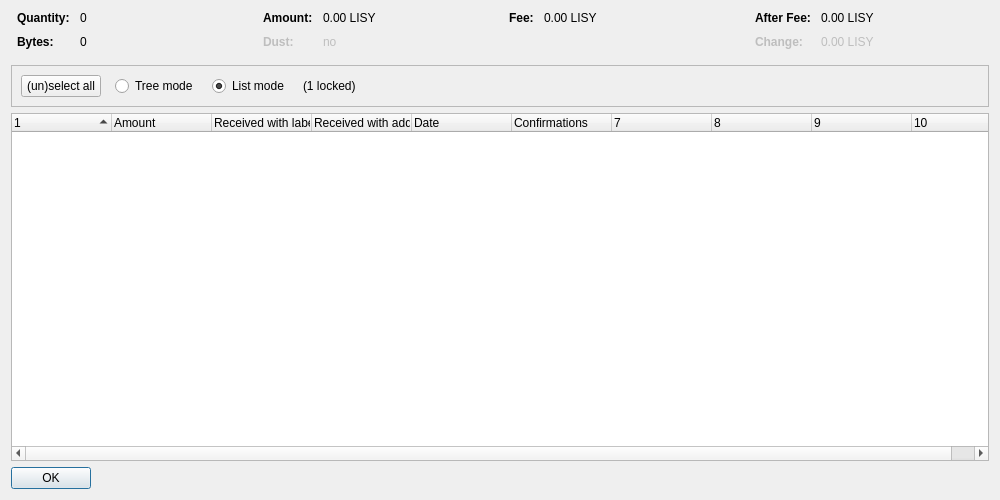
<?xml version="1.0" encoding="UTF-8"?>
<ui version="4.0">
 <class>CoinControlDialog</class>
 <widget class="QDialog" name="CoinControlDialog">
  <property name="geometry">
   <rect>
    <x>0</x>
    <y>0</y>
    <width>1000</width>
    <height>500</height>
   </rect>
  </property>
  <property name="windowTitle">
   <string>Coin Selection</string>
  </property>
  <layout class="QVBoxLayout" name="verticalLayout">
   <item>
    <layout class="QHBoxLayout" name="horizontalLayoutTop" stretch="0,0,0,0">
     <property name="topMargin">
      <number>0</number>
     </property>
     <property name="bottomMargin">
      <number>10</number>
     </property>
     <item>
      <layout class="QFormLayout" name="formLayoutCoinControl1">
       <property name="horizontalSpacing">
        <number>10</number>
       </property>
       <property name="verticalSpacing">
        <number>10</number>
       </property>
       <property name="leftMargin">
        <number>6</number>
       </property>
       <property name="rightMargin">
        <number>6</number>
       </property>
       <item row="0" column="0">
        <widget class="QLabel" name="labelCoinControlQuantityText">
         <property name="font">
          <font>
           <weight>75</weight>
           <bold>true</bold>
          </font>
         </property>
         <property name="text">
          <string>Quantity:</string>
         </property>
        </widget>
       </item>
       <item row="0" column="1">
        <widget class="QLabel" name="labelCoinControlQuantity">
         <property name="cursor">
          <cursorShape>IBeamCursor</cursorShape>
         </property>
         <property name="contextMenuPolicy">
          <enum>Qt::ActionsContextMenu</enum>
         </property>
         <property name="text">
          <string notr="true">0</string>
         </property>
         <property name="textInteractionFlags">
          <set>Qt::LinksAccessibleByMouse|Qt::TextSelectableByKeyboard|Qt::TextSelectableByMouse</set>
         </property>
        </widget>
       </item>
       <item row="1" column="0">
        <widget class="QLabel" name="labelCoinControlBytesText">
         <property name="font">
          <font>
           <weight>75</weight>
           <bold>true</bold>
          </font>
         </property>
         <property name="text">
          <string>Bytes:</string>
         </property>
        </widget>
       </item>
       <item row="1" column="1">
        <widget class="QLabel" name="labelCoinControlBytes">
         <property name="cursor">
          <cursorShape>IBeamCursor</cursorShape>
         </property>
         <property name="contextMenuPolicy">
          <enum>Qt::ActionsContextMenu</enum>
         </property>
         <property name="text">
          <string notr="true">0</string>
         </property>
         <property name="textInteractionFlags">
          <set>Qt::LinksAccessibleByMouse|Qt::TextSelectableByKeyboard|Qt::TextSelectableByMouse</set>
         </property>
        </widget>
       </item>
      </layout>
     </item>
     <item>
      <layout class="QFormLayout" name="formLayoutCoinControl2">
       <property name="horizontalSpacing">
        <number>10</number>
       </property>
       <property name="verticalSpacing">
        <number>10</number>
       </property>
       <property name="leftMargin">
        <number>6</number>
       </property>
       <property name="rightMargin">
        <number>6</number>
       </property>
       <item row="0" column="0">
        <widget class="QLabel" name="labelCoinControlAmountText">
         <property name="font">
          <font>
           <weight>75</weight>
           <bold>true</bold>
          </font>
         </property>
         <property name="text">
          <string>Amount:</string>
         </property>
        </widget>
       </item>
       <item row="0" column="1">
        <widget class="QLabel" name="labelCoinControlAmount">
         <property name="cursor">
          <cursorShape>IBeamCursor</cursorShape>
         </property>
         <property name="contextMenuPolicy">
          <enum>Qt::ActionsContextMenu</enum>
         </property>
         <property name="text">
          <string notr="true">0.00 LISY</string>
         </property>
         <property name="textInteractionFlags">
          <set>Qt::LinksAccessibleByMouse|Qt::TextSelectableByKeyboard|Qt::TextSelectableByMouse</set>
         </property>
        </widget>
       </item>
       <item row="1" column="0">
        <widget class="QLabel" name="labelCoinControlLowOutputText">
         <property name="enabled">
          <bool>false</bool>
         </property>
         <property name="font">
          <font>
           <weight>75</weight>
           <bold>true</bold>
          </font>
         </property>
         <property name="text">
          <string>Dust:</string>
         </property>
        </widget>
       </item>
       <item row="1" column="1">
        <widget class="QLabel" name="labelCoinControlLowOutput">
         <property name="enabled">
          <bool>false</bool>
         </property>
         <property name="cursor">
          <cursorShape>IBeamCursor</cursorShape>
         </property>
         <property name="contextMenuPolicy">
          <enum>Qt::ActionsContextMenu</enum>
         </property>
         <property name="text">
          <string notr="true">no</string>
         </property>
         <property name="textInteractionFlags">
          <set>Qt::LinksAccessibleByMouse|Qt::TextSelectableByKeyboard|Qt::TextSelectableByMouse</set>
         </property>
        </widget>
       </item>
      </layout>
     </item>
     <item>
      <layout class="QFormLayout" name="formLayoutCoinControl3">
       <property name="horizontalSpacing">
        <number>10</number>
       </property>
       <property name="verticalSpacing">
        <number>10</number>
       </property>
       <property name="leftMargin">
        <number>6</number>
       </property>
       <property name="rightMargin">
        <number>6</number>
       </property>
       <item row="0" column="0">
        <widget class="QLabel" name="labelCoinControlFeeText">
         <property name="font">
          <font>
           <weight>75</weight>
           <bold>true</bold>
          </font>
         </property>
         <property name="text">
          <string>Fee:</string>
         </property>
        </widget>
       </item>
       <item row="0" column="1">
        <widget class="QLabel" name="labelCoinControlFee">
         <property name="cursor">
          <cursorShape>IBeamCursor</cursorShape>
         </property>
         <property name="contextMenuPolicy">
          <enum>Qt::ActionsContextMenu</enum>
         </property>
         <property name="text">
          <string notr="true">0.00 LISY</string>
         </property>
         <property name="textInteractionFlags">
          <set>Qt::LinksAccessibleByMouse|Qt::TextSelectableByKeyboard|Qt::TextSelectableByMouse</set>
         </property>
        </widget>
       </item>
      </layout>
     </item>
     <item>
      <layout class="QFormLayout" name="formLayoutCoinControl4">
       <property name="horizontalSpacing">
        <number>10</number>
       </property>
       <property name="verticalSpacing">
        <number>10</number>
       </property>
       <property name="leftMargin">
        <number>6</number>
       </property>
       <property name="rightMargin">
        <number>6</number>
       </property>
       <item row="0" column="0">
        <widget class="QLabel" name="labelCoinControlAfterFeeText">
         <property name="font">
          <font>
           <weight>75</weight>
           <bold>true</bold>
          </font>
         </property>
         <property name="text">
          <string>After Fee:</string>
         </property>
        </widget>
       </item>
       <item row="0" column="1">
        <widget class="QLabel" name="labelCoinControlAfterFee">
         <property name="cursor">
          <cursorShape>IBeamCursor</cursorShape>
         </property>
         <property name="contextMenuPolicy">
          <enum>Qt::ActionsContextMenu</enum>
         </property>
         <property name="text">
          <string notr="true">0.00 LISY</string>
         </property>
         <property name="textInteractionFlags">
          <set>Qt::LinksAccessibleByMouse|Qt::TextSelectableByKeyboard|Qt::TextSelectableByMouse</set>
         </property>
        </widget>
       </item>
       <item row="1" column="0">
        <widget class="QLabel" name="labelCoinControlChangeText">
         <property name="enabled">
          <bool>false</bool>
         </property>
         <property name="font">
          <font>
           <weight>75</weight>
           <bold>true</bold>
          </font>
         </property>
         <property name="text">
          <string>Change:</string>
         </property>
        </widget>
       </item>
       <item row="1" column="1">
        <widget class="QLabel" name="labelCoinControlChange">
         <property name="enabled">
          <bool>false</bool>
         </property>
         <property name="cursor">
          <cursorShape>IBeamCursor</cursorShape>
         </property>
         <property name="contextMenuPolicy">
          <enum>Qt::ActionsContextMenu</enum>
         </property>
         <property name="text">
          <string notr="true">0.00 LISY</string>
         </property>
         <property name="textInteractionFlags">
          <set>Qt::LinksAccessibleByMouse|Qt::TextSelectableByKeyboard|Qt::TextSelectableByMouse</set>
         </property>
        </widget>
       </item>
      </layout>
     </item>
    </layout>
   </item>
   <item>
    <widget class="QFrame" name="frame">
     <property name="minimumSize">
      <size>
       <width>0</width>
       <height>40</height>
      </size>
     </property>
     <property name="frameShape">
      <enum>QFrame::StyledPanel</enum>
     </property>
     <property name="frameShadow">
      <enum>QFrame::Sunken</enum>
     </property>
     <layout class="QHBoxLayout" name="horizontalLayout">
      <item>
       <layout class="QHBoxLayout" name="horizontalLayoutPanel" stretch="0,0,0,0,0">
        <property name="spacing">
         <number>14</number>
        </property>
        <item>
         <widget class="QPushButton" name="pushButtonSelectAll">
          <property name="sizePolicy">
           <sizepolicy hsizetype="Maximum" vsizetype="Fixed">
            <horstretch>0</horstretch>
            <verstretch>0</verstretch>
           </sizepolicy>
          </property>
          <property name="text">
           <string>(un)select all</string>
          </property>
          <property name="autoDefault">
           <bool>false</bool>
          </property>
         </widget>
        </item>
        <item>
         <widget class="QRadioButton" name="radioTreeMode">
          <property name="sizePolicy">
           <sizepolicy hsizetype="Maximum" vsizetype="Fixed">
            <horstretch>0</horstretch>
            <verstretch>0</verstretch>
           </sizepolicy>
          </property>
          <property name="text">
           <string>Tree mode</string>
          </property>
         </widget>
        </item>
        <item>
         <widget class="QRadioButton" name="radioListMode">
          <property name="sizePolicy">
           <sizepolicy hsizetype="Maximum" vsizetype="Fixed">
            <horstretch>0</horstretch>
            <verstretch>0</verstretch>
           </sizepolicy>
          </property>
          <property name="text">
           <string>List mode</string>
          </property>
          <property name="checked">
           <bool>true</bool>
          </property>
         </widget>
        </item>
        <item>
         <widget class="QLabel" name="labelLocked">
          <property name="text">
           <string notr="true">(1 locked)</string>
          </property>
         </widget>
        </item>
        <item>
         <spacer name="horizontalSpacer">
          <property name="orientation">
           <enum>Qt::Horizontal</enum>
          </property>
          <property name="sizeHint" stdset="0">
           <size>
            <width>40</width>
            <height>20</height>
           </size>
          </property>
         </spacer>
        </item>
       </layout>
      </item>
     </layout>
    </widget>
   </item>
   <item>
    <widget class="CoinControlTreeWidget" name="treeWidget">
     <property name="contextMenuPolicy">
      <enum>Qt::CustomContextMenu</enum>
     </property>
     <property name="sortingEnabled">
      <bool>false</bool>
     </property>
     <property name="columnCount">
      <number>10</number>
     </property>
     <attribute name="headerShowSortIndicator" stdset="0">
      <bool>true</bool>
     </attribute>
     <attribute name="headerStretchLastSection">
      <bool>false</bool>
     </attribute>
     <column>
      <property name="text">
       <string/>
      </property>
     </column>
     <column>
      <property name="text">
       <string>Amount</string>
      </property>
     </column>
     <column>
      <property name="text">
       <string>Received with label</string>
      </property>
     </column>
     <column>
      <property name="text">
       <string>Received with address</string>
      </property>
     </column>
     <column>
      <property name="text">
       <string>Date</string>
      </property>
     </column>
     <column>
      <property name="text">
       <string>Confirmations</string>
      </property>
      <property name="toolTip">
       <string>Confirmed</string>
      </property>
     </column>
     <column>
      <property name="text">
       <string/>
      </property>
     </column>
     <column>
      <property name="text">
       <string/>
      </property>
     </column>
     <column>
      <property name="text">
       <string/>
      </property>
     </column>
     <column>
      <property name="text">
       <string/>
      </property>
     </column>
    </widget>
   </item>
   <item>
    <widget class="QDialogButtonBox" name="buttonBox">
     <property name="sizePolicy">
      <sizepolicy hsizetype="Maximum" vsizetype="Fixed">
       <horstretch>0</horstretch>
       <verstretch>0</verstretch>
      </sizepolicy>
     </property>
     <property name="orientation">
      <enum>Qt::Horizontal</enum>
     </property>
     <property name="standardButtons">
      <set>QDialogButtonBox::Ok</set>
     </property>
    </widget>
   </item>
  </layout>
 </widget>
 <customwidgets>
  <customwidget>
   <class>CoinControlTreeWidget</class>
   <extends>QTreeWidget</extends>
   <header>coincontroltreewidget.h</header>
  </customwidget>
 </customwidgets>
 <resources/>
 <connections/>
</ui>
